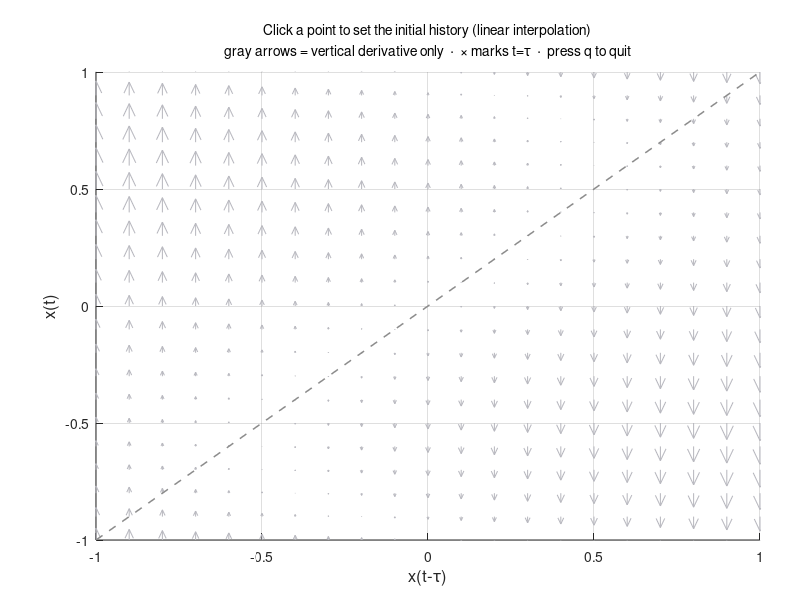

MATLAB code for this plot: (Note: this script raises an error after producing the figure.)
function ddeplane_matlab()
% DDEPLANE_MATLAB  pplane-style interactive tool for a scalar DDE
%
%     x'(t) = f( x(t), x(t-tau) )      (one constant delay, autonomous)
%
% projected onto the plane (x(t-tau), x(t)), using dde23.
%
% Click a point (a, b) in the plane -> interpreted as the initial
% history x(-tau) = a, x(0) = b, LINEARLY INTERPOLATED in between.
% dde23 integrates forward and the resulting trajectory is drawn
% parametrically as (x(t-tau), x(t)) for t >= 0.
%
% NOTE ON THE BACKGROUND FIELD:
%   Only the vertical direction (rate of change of x(t)) is a genuine
%   function of the point (x(t-tau), x(t)); the horizontal coordinate's
%   rate of change depends on history further back and is NOT determined
%   by the point alone. So only a vertical "derivative field" is shown,
%   not a full 2D vector field -- trajectories in this projection CAN
%   cross themselves, unlike a true phase plane.
%
% Press 'q' or close the window to quit.

    % ---------------------------------------------------------------
    % 1. DEFINE YOUR SCALAR DDE HERE:  x'(t) = f(x(t), xlag)
    %    xlag = x(t - tau).  Must be autonomous (no explicit t dependence).
    % ---------------------------------------------------------------
    tau = 1.5;
    alpha = 0.75
    f   = @(x, xlag) x - x.^3 - alpha * xlag;     % example: bistable delayed feedback

    % ---------------------------------------------------------------
    % 2. WINDOW / RESOLUTION
    % ---------------------------------------------------------------
    xlims  = [-1 1];
    ylims  = [-1 1];
    tmax   = 50;
    nGrid  = 21;      % resolution of the vertical derivative field
    nPts   = 2000;    % trajectory sampling resolution

    % ---------------------------------------------------------------
    % Vertical "instantaneous derivative" field
    % ---------------------------------------------------------------
    [Xg, Yg] = meshgrid(linspace(xlims(1), xlims(2), nGrid), ...
                         linspace(ylims(1), ylims(2), nGrid));
    Dg = f(Yg, Xg);                                  % f(x, xlag), x=Yg, xlag=Xg
    scale = 0.8 * diff(ylims) / nGrid;
    Dmax = max(abs(Dg(:)));
    if Dmax == 0
        Dmax = 1;
    end
    Dn = Dg ./ Dmax * scale;

    % ---------------------------------------------------------------
    % Figure setup
    % ---------------------------------------------------------------
    fig = figure('Name', 'DDE Phase Plane (dde23)', 'NumberTitle', 'off', ...
                 'Color', 'w', 'Position', [100 100 640 620]);
    ax = axes('Parent', fig, 'Position', [0.12 0.10 0.83 0.78]);
    hold(ax, 'on');

    quiver(ax, Xg, Yg, zeros(size(Dn)), Dn, 0, ...
           'Color', [0.72 0.72 0.75], 'LineWidth', 0.75, 'MaxHeadSize', 0.5);
    plot(ax, xlims, xlims, '--', 'Color', [0.55 0.55 0.55], 'LineWidth', 1.1);

    xlim(ax, xlims); ylim(ax, ylims);
    xlabel(ax, 'x(t-\tau)', 'FontSize', 12);
    ylabel(ax, 'x(t)', 'FontSize', 12);
    title(ax, {'Click a point to set the initial history (linear interpolation)', ...
               'gray arrows = vertical derivative only  \cdot  \times marks t=\tau  \cdot  press q to quit'}, ...
          'FontSize', 10, 'FontWeight', 'normal');

    grid(ax, 'on');
    ax.GridAlpha = 0.25;
    ax.GridLineStyle = ':';
    axis(ax, 'equal');
    box(ax, 'on');
    set(ax, 'FontSize', 11, 'LineWidth', 1, 'Color', [0.985 0.985 0.99], ...
        'TickDir', 'out', 'Layer', 'top');

    quitFlag = false;
    set(fig, 'KeyPressFcn', @keyHandler);
    colors = [0 0.447 0.741; 0.850 0.325 0.098; 0.466 0.674 0.188; ...
              0.494 0.184 0.556; 0.929 0.694 0.125; 0.301 0.745 0.933; ...
              0.635 0.078 0.184];
    colorIdx = 1;

    % ---------------------------------------------------------------
    % Interactive click loop
    % ---------------------------------------------------------------
    while ~quitFlag && ishandle(fig)
        [a, b, button] = ginput(1);
        if isempty(a) || quitFlag
            break;
        end

        if button == 1
            % history(t): linear, history(-tau)=a, history(0)=b
            history = @(t) a + (b - a) .* (t + tau) / tau;
            ddefun  = @(t, y, Z) f(y, Z);

            sol = dde23(ddefun, tau, history, [0, tmax]);

            tt = linspace(0, tmax, nPts);
            xt = deval(sol, tt);
            xtau = zeros(size(tt));
            for i = 1:numel(tt)
                s = tt(i) - tau;
                if s <= 0
                    xtau(i) = history(s);
                else
                    xtau(i) = deval(sol, s);
                end
            end

            c = colors(mod(colorIdx - 1, size(colors, 1)) + 1, :);
            colorIdx = colorIdx + 1;

            plot(ax, a, b, 'o', 'MarkerFaceColor', c, ...
                 'MarkerEdgeColor', 'k', 'MarkerSize', 6, 'LineWidth', 0.75);
            plot(ax, xtau, xt, '-', 'Color', c, 'LineWidth', 1.5);

            % Mark t = tau: this is where the curve switches from the
            % (linear, user-chosen) history to the actual dde23 solution.
            % A visible kink here is EXPECTED, not a plotting bug -- see
            % README for why.
            xJ = deval(sol, 0);
            yJ = deval(sol, tau);
            plot(ax, xJ, yJ, 'x', 'Color', c, 'MarkerSize', 8, 'LineWidth', 1.5);
        end
    end

    function keyHandler(~, event)
        if strcmpi(event.Key, 'q')
            quitFlag = true;
        end
    end
end
